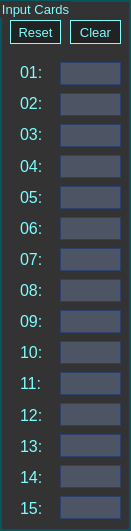
   <widget class="QGroupBox" name="InputCards">
    <property name="geometry">
     <rect>
      <x>10</x>
      <y>140</y>
      <width>131</width>
      <height>531</height>
     </rect>
    </property>
    <property name="font">
     <font>
      <pointsize>10</pointsize>
     </font>
    </property>
    <property name="styleSheet">
     <string notr="true">QGroupBox {
color: #7DFDFE; 
background-color: #333333;
border: 2px solid #05565F;
}

QLabel { 
background-color : transparent; 
color : #7DFDFE; 
}

QLineEdit{
background-color: #4D5464;
border: 1px solid #2B406B;
color: #FFFFFF;
}

QPushButton{
background-color: #222222;
color: #7DFDFE; 
border: 1px solid #7DFDFE;
}

QPushButton:hover { 
color: #7DAFAF;
border: 1px solid #FF8533;
}
</string>
    </property>
    <property name="title">
     <string>Input Cards</string>
    </property>
    <widget class="QPushButton" name="resetInputBtn">
     <property name="geometry">
      <rect>
       <x>10</x>
       <y>20</y>
       <width>51</width>
       <height>24</height>
      </rect>
     </property>
     <property name="font">
      <font>
       <pointsize>10</pointsize>
      </font>
     </property>
     <property name="text">
      <string>Reset</string>
     </property>
    </widget>
    <widget class="QPushButton" name="clearInputBtn">
     <property name="geometry">
      <rect>
       <x>70</x>
       <y>20</y>
       <width>51</width>
       <height>24</height>
      </rect>
     </property>
     <property name="font">
      <font>
       <pointsize>10</pointsize>
      </font>
     </property>
     <property name="text">
      <string>Clear</string>
     </property>
    </widget>
    <widget class="QWidget" name="layoutWidget">
     <property name="geometry">
      <rect>
       <x>20</x>
       <y>60</y>
       <width>42</width>
       <height>461</height>
      </rect>
     </property>
     <layout class="QVBoxLayout" name="verticalLayout">
      <item>
       <widget class="QLabel" name="inputLbl01">
        <property name="font">
         <font>
          <pointsize>12</pointsize>
         </font>
        </property>
        <property name="text">
         <string>01:</string>
        </property>
       </widget>
      </item>
      <item>
       <widget class="QLabel" name="inputLbl02">
        <property name="font">
         <font>
          <pointsize>12</pointsize>
         </font>
        </property>
        <property name="text">
         <string>02:</string>
        </property>
       </widget>
      </item>
      <item>
       <widget class="QLabel" name="inputLbl03">
        <property name="font">
         <font>
          <pointsize>12</pointsize>
         </font>
        </property>
        <property name="text">
         <string>03:</string>
        </property>
       </widget>
      </item>
      <item>
       <widget class="QLabel" name="inputLbl04">
        <property name="font">
         <font>
          <pointsize>12</pointsize>
         </font>
        </property>
        <property name="text">
         <string>04:</string>
        </property>
       </widget>
      </item>
      <item>
       <widget class="QLabel" name="inputLbl05">
        <property name="font">
         <font>
          <pointsize>12</pointsize>
         </font>
        </property>
        <property name="text">
         <string>05:</string>
        </property>
       </widget>
      </item>
      <item>
       <widget class="QLabel" name="inputLbl06">
        <property name="font">
         <font>
          <pointsize>12</pointsize>
         </font>
        </property>
        <property name="text">
         <string>06:</string>
        </property>
       </widget>
      </item>
      <item>
       <widget class="QLabel" name="inputLbl07">
        <property name="font">
         <font>
          <pointsize>12</pointsize>
         </font>
        </property>
        <property name="text">
         <string>07:</string>
        </property>
       </widget>
      </item>
      <item>
       <widget class="QLabel" name="inputLbl08">
        <property name="font">
         <font>
          <pointsize>12</pointsize>
         </font>
        </property>
        <property name="text">
         <string>08:</string>
        </property>
       </widget>
      </item>
      <item>
       <widget class="QLabel" name="inputLbl09">
        <property name="font">
         <font>
          <pointsize>12</pointsize>
         </font>
        </property>
        <property name="text">
         <string>09:</string>
        </property>
       </widget>
      </item>
      <item>
       <widget class="QLabel" name="inputLbl10">
        <property name="font">
         <font>
          <pointsize>12</pointsize>
         </font>
        </property>
        <property name="text">
         <string>10:</string>
        </property>
       </widget>
      </item>
      <item>
       <widget class="QLabel" name="inputLbl11">
        <property name="font">
         <font>
          <pointsize>12</pointsize>
         </font>
        </property>
        <property name="text">
         <string>11:</string>
        </property>
       </widget>
      </item>
      <item>
       <widget class="QLabel" name="inputLbl12">
        <property name="font">
         <font>
          <pointsize>12</pointsize>
         </font>
        </property>
        <property name="text">
         <string>12:</string>
        </property>
       </widget>
      </item>
      <item>
       <widget class="QLabel" name="inputLbl13">
        <property name="font">
         <font>
          <pointsize>12</pointsize>
         </font>
        </property>
        <property name="text">
         <string>13:</string>
        </property>
       </widget>
      </item>
      <item>
       <widget class="QLabel" name="inputLbl14">
        <property name="font">
         <font>
          <pointsize>12</pointsize>
         </font>
        </property>
        <property name="text">
         <string>14:</string>
        </property>
       </widget>
      </item>
      <item>
       <widget class="QLabel" name="inputLbl15">
        <property name="font">
         <font>
          <pointsize>12</pointsize>
         </font>
        </property>
        <property name="text">
         <string>15:</string>
        </property>
       </widget>
      </item>
     </layout>
    </widget>
    <widget class="QWidget" name="layoutWidget">
     <property name="geometry">
      <rect>
       <x>60</x>
       <y>60</y>
       <width>61</width>
       <height>471</height>
      </rect>
     </property>
     <layout class="QVBoxLayout" name="InputVerticalLayoutLineEdit">
      <item>
       <widget class="QLineEdit" name="inputLineEdit01">
        <property name="font">
         <font>
          <pointsize>12</pointsize>
         </font>
        </property>
        <property name="maxLength">
         <number>4</number>
        </property>
       </widget>
      </item>
      <item>
       <widget class="QLineEdit" name="inputLineEdit02">
        <property name="font">
         <font>
          <pointsize>12</pointsize>
         </font>
        </property>
        <property name="maxLength">
         <number>4</number>
        </property>
       </widget>
      </item>
      <item>
       <widget class="QLineEdit" name="inputLineEdit03">
        <property name="font">
         <font>
          <pointsize>12</pointsize>
         </font>
        </property>
        <property name="maxLength">
         <number>4</number>
        </property>
       </widget>
      </item>
      <item>
       <widget class="QLineEdit" name="inputLineEdit04">
        <property name="font">
         <font>
          <pointsize>12</pointsize>
         </font>
        </property>
        <property name="maxLength">
         <number>4</number>
        </property>
       </widget>
      </item>
      <item>
       <widget class="QLineEdit" name="inputLineEdit05">
        <property name="font">
         <font>
          <pointsize>12</pointsize>
         </font>
        </property>
        <property name="maxLength">
         <number>4</number>
        </property>
       </widget>
      </item>
      <item>
       <widget class="QLineEdit" name="inputLineEdit06">
        <property name="font">
         <font>
          <pointsize>12</pointsize>
         </font>
        </property>
        <property name="maxLength">
         <number>4</number>
        </property>
       </widget>
      </item>
      <item>
       <widget class="QLineEdit" name="inputLineEdit07">
        <property name="font">
         <font>
          <pointsize>12</pointsize>
         </font>
        </property>
        <property name="maxLength">
         <number>4</number>
        </property>
       </widget>
      </item>
      <item>
       <widget class="QLineEdit" name="inputLineEdit08">
        <property name="font">
         <font>
          <pointsize>12</pointsize>
         </font>
        </property>
        <property name="maxLength">
         <number>4</number>
        </property>
       </widget>
      </item>
      <item>
       <widget class="QLineEdit" name="inputLineEdit09">
        <property name="font">
         <font>
          <pointsize>12</pointsize>
         </font>
        </property>
        <property name="maxLength">
         <number>4</number>
        </property>
       </widget>
      </item>
      <item>
       <widget class="QLineEdit" name="inputLineEdit10">
        <property name="font">
         <font>
          <pointsize>12</pointsize>
         </font>
        </property>
        <property name="maxLength">
         <number>4</number>
        </property>
       </widget>
      </item>
      <item>
       <widget class="QLineEdit" name="inputLineEdit11">
        <property name="font">
         <font>
          <pointsize>12</pointsize>
         </font>
        </property>
        <property name="maxLength">
         <number>4</number>
        </property>
       </widget>
      </item>
      <item>
       <widget class="QLineEdit" name="inputLineEdit12">
        <property name="font">
         <font>
          <pointsize>12</pointsize>
         </font>
        </property>
        <property name="maxLength">
         <number>4</number>
        </property>
       </widget>
      </item>
      <item>
       <widget class="QLineEdit" name="inputLineEdit13">
        <property name="font">
         <font>
          <pointsize>12</pointsize>
         </font>
        </property>
        <property name="maxLength">
         <number>4</number>
        </property>
       </widget>
      </item>
      <item>
       <widget class="QLineEdit" name="inputLineEdit14">
        <property name="font">
         <font>
          <pointsize>12</pointsize>
         </font>
        </property>
        <property name="maxLength">
         <number>4</number>
        </property>
       </widget>
      </item>
      <item>
       <widget class="QLineEdit" name="inputLineEdit15">
        <property name="font">
         <font>
          <pointsize>12</pointsize>
         </font>
        </property>
        <property name="maxLength">
         <number>4</number>
        </property>
       </widget>
      </item>
     </layout>
    </widget>
   </widget>
